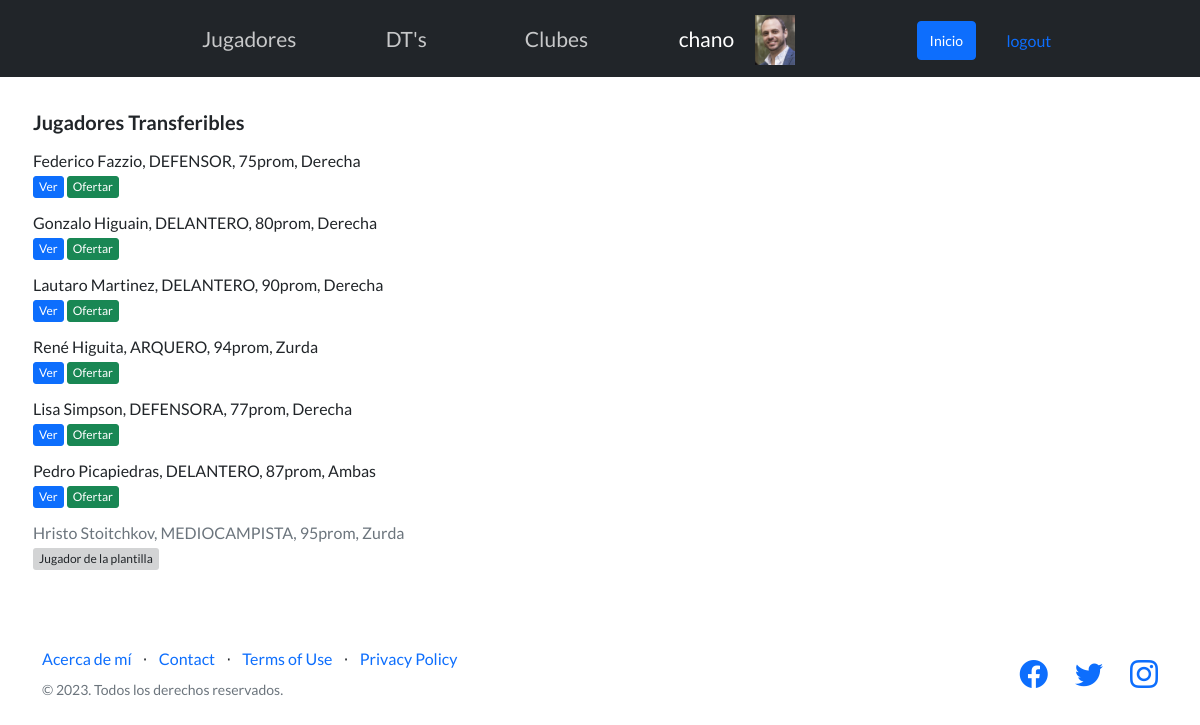
The app's page /appLiga/jugadoresTransferibles/ (signed in) with its own data.
### AppLigaDeFutbol/models.py (models this page shows)
class Jugador(models.Model):
    usuario = models.ForeignKey(User, on_delete=models.CASCADE, null=True, blank=True)
    nombre = models.CharField(max_length=30)
    apellido = models.CharField(max_length=30)
    posicion = models.CharField(max_length=40)
    promedio = models.IntegerField(default=80, validators=[MaxValueValidator(100, "Asegúrese de ingresar un valor menor o igual a 100"), MinValueValidator(0, "Asegúrese de ingresar un valor mayor o igual a 0")])
    pierna_habil = models.CharField(max_length=40)
    transferible = models.CharField(max_length=10, choices=transferible_opciones, default='no', verbose_name='Transferible')
    imagen = models.ImageField(upload_to='assets/img/jugadores', null=True, blank=True)
    def __str__(self):
        return self.nombre + " " + self.apellido + ", " + self.posicion + ", " + str(self.promedio) + "prom, " + self.pierna_habil

### AppLigaDeFutbol/views.py (the view)
# urls.py: path('jugadoresTransferibles/', views.listar_jugadores_transferibles.as_view(), name='JugadoresTransferibles'),
class listar_jugadores_transferibles(LoginRequiredMixin, ListView):
    template_name = 'jugadores_transferibles.html'
    context_object_name = 'jugadores'
    model = Jugador

### AppLigaDeFutbol/templates/jugadores_transferibles.html
{% extends 'inicio.html' %}
{% block content %}
  <div class="divPrincipal">
    <h5 style="margin-bottom: 15px;">Jugadores Transferibles</h5>
    {% for jugador in jugadores %}
      {% if jugador.transferible == 'si' and jugador.usuario != request.user %}
        <div class="div-jugadores">
          <li>{{jugador}}</li>
          <a class="btn btn-primary btn-xs" href={% url 'VerJugador' jugador.pk 0 %}>Ver</a>
          <a class="btn btn-success btn-xs" href={% url 'OfertarJugador' jugador.pk 0 %}>Ofertar</a>
        </div>
      {% endif %}
    {% endfor %}
    {% for jugador in jugadores %}
      {% if jugador.transferible == 'si' and jugador.usuario == request.user %}
        <div class="div-jugadores">
          <li style="color:#6C757D;">{{jugador}}</li>
          <a class="btn btn-xs btn-jugDePlantilla" href={% url 'JugadoresPlantilla' %}>Jugador de la plantilla</a>
        </div>
      {% endif %}
    {% endfor %}
  </div>
{% endblock %}

### AppLigaDeFutbol/templates/inicio.html (shortened to what this page needs)
{% load static %}
<!DOCTYPE html>
<html lang="en">
    <head>
        <link href="https://cdn.jsdelivr.net/npm/bootstrap-icons@1.5.0/font/bootstrap-icons.css" rel="stylesheet" type="text/css" />
        <link href={% static 'css/styles.css' %} rel="stylesheet" />
    </head>
    <body>
        <nav class="navbar navbar-dark bg-dark static-top navbarTop">
            <ul id="main">
                <div class="container">
                    <li id="jugadoresDespList" class="headerWord headerJugadores">Jugadores
                    </li>
                    <li id="dtsDespList" class="headerWord">DT's
                    </li>
                    <li id="clubesDespList" class="headerWord">Clubes
                    </li>
                    <li>
                        <a class="userName" href={% url 'EditarPerfil' %}>{{request.user.username}}</a>
                    </li>
                    {% if request.user.avatar and request.user.avatar.imagen %}
                        <li class="li-imagen">
                            {% with "/static"|add:request.user.avatar.imagen.url as url_avatar %}
                                <img style="margin-top: -3px; margin-left: -103px; margin-right: 0;" src={{url_avatar}} alt="Avatar" height="50px;" />
                            {% endwith %}
                        </li>
                    {% endif %}
                    <li>
                        <a style="margin-top: -3px;" class="btn btn-primary btn-sm" href={% url 'Inicio' %}>Inicio</a>
                    </li>
                    {% if not request.user.is_authenticated %}
                        <li>
                            <a class="anchor-primary" href={% url 'Login' %}>login</a>
                        </li>
                        <li>
                            <a class="anchor-primary" href={% url 'Registro' %}>registro</a>
                        </li>
                    {% else %}
                        <a class="anchor-primary" href={% url 'Logout' %}>logout</a>
                    {% endif %}
                </div>
            </ul>
        </nav>
        {% block content %}{% endblock content %}
        <footer class="footer bg- ">
            <div class="container">
                <div class="row">
                    <div class="col-lg-6 h-100 text-center text-lg-start my-auto">
                        <ul class="list-inline mb-2">
                            <li class="list-inline-item"><a href="#!">Acerca de mí</a></li>
                            <li class="list-inline-item">⋅</li>
                            <li class="list-inline-item"><a href="#!">Contact</a></li>
                            <li class="list-inline-item">⋅</li>
                            <li class="list-inline-item"><a href="#!">Terms of Use</a></li>
                            <li class="list-inline-item">⋅</li>
                            <li class="list-inline-item"><a href="#!">Privacy Policy</a></li>
                        </ul>
                        <p class="text-muted small mb-4 mb-lg-0">&copy; {% now "Y" %}. Todos los derechos reservados.</p>
                    </div>
                    <div class="col-lg-6 h-100 text-center text-lg-end my-auto">
                        <ul class="list-inline mb-0">
                            <li class="list-inline-item me-4">
                                <a href="#!"><i class="bi-facebook fs-3"></i></a>
                            </li>
                            <li class="list-inline-item me-4">
                                <a href="#!"><i class="bi-twitter fs-3"></i></a>
                            </li>
                            <li class="list-inline-item">
                                <a href="#!"><i class="bi-instagram fs-3"></i></a>
                            </li>
                        </ul>
                    </div>
                </div>
            </div>
        </footer>
    </body>
</html>

### records on screen
Jugador: nombre+apellido+posicion "Federico Fazzio, DEFENSOR, 75prom, Derecha"
Jugador: nombre+apellido+posicion "Gonzalo Higuain, DELANTERO, 80prom, Derecha"
Jugador: nombre+apellido+posicion "Lautaro Martinez, DELANTERO, 90prom, Derecha"
Jugador: nombre+apellido+posicion "René Higuita, ARQUERO, 94prom, Zurda"
Jugador: nombre+apellido+posicion "Lisa Simpson, DEFENSORA, 77prom, Derecha"
Jugador: nombre+apellido+posicion "Pedro Picapiedras, DELANTERO, 87prom, Ambas"
Jugador: nombre+apellido+posicion "Hristo Stoitchkov, MEDIOCAMPISTA, 95prom, Zurda"

### other values on screen
{{ request.user.username }} "chano"
